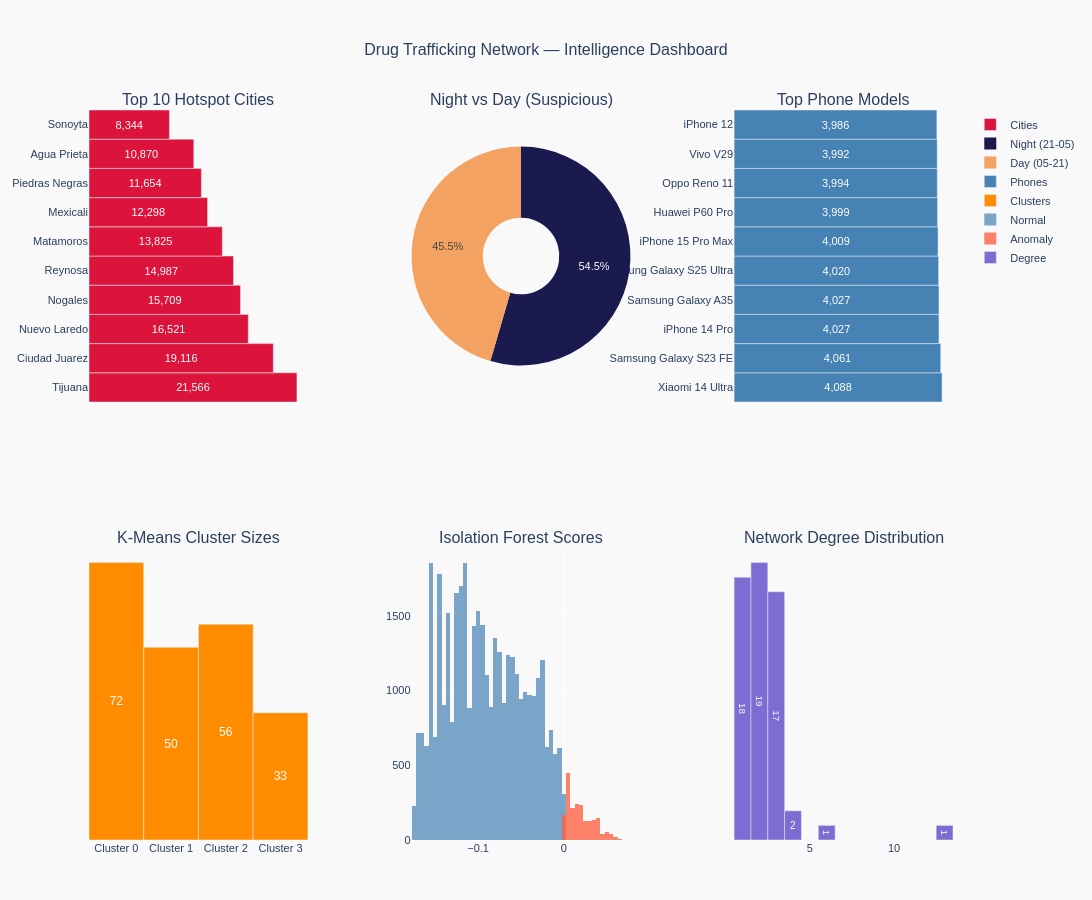

The cell this chart's notebook holds for it:
### Code cell
city_top = city_susp_only.head(10)
phone_top = pd.concat([mfg_s['caller_phone_model'], sms_s['sender_phone_model']]
                      ).value_counts().head(10).reset_index()
phone_top.columns = ['model', 'count']
clust_bar = actor_f['cluster'].value_counts().sort_index().reset_index()
clust_bar.columns = ['cluster', 'count']
clust_bar['cluster'] = 'Cluster ' + clust_bar['cluster'].astype(str)
degrees = pd.Series([d for _, d in G.degree()])
deg_counts = degrees.value_counts().sort_index().reset_index()
deg_counts.columns = ['degree', 'n']

fig = make_subplots(
    rows=2, cols=3,
    horizontal_spacing=0.12, vertical_spacing=0.20,
    subplot_titles=['Top 10 Hotspot Cities', 'Night vs Day (Suspicious)',
                    'Top Phone Models', 'K-Means Cluster Sizes',
                    'Isolation Forest Scores', 'Network Degree Distribution'],
    specs=[[{'type':'bar'}, {'type':'pie'}, {'type':'bar'}],
           [{'type':'bar'}, {'type':'histogram'}, {'type':'bar'}]])


fig.add_trace(go.Bar(
    x=city_top['count'], y=city_top['city'], orientation='h',
    marker_color='crimson', name='Cities',
    text=[f'{int(v):,}' for v in city_top['count']],
    textposition='inside', textfont=dict(color='white', size=11),
    insidetextanchor='middle',
), row=1, col=1)


fig.add_trace(go.Pie(
    labels=['Night (21-05)', 'Day (05-21)'],
    values=[int(mfg_s['is_night'].sum()), int((mfg_s['is_night']==0).sum())],
    marker_colors=['#1a1a4e', '#f4a261'], hole=0.35,
), row=1, col=2)


fig.add_trace(go.Bar(
    x=phone_top['count'], y=phone_top['model'], orientation='h',
    marker_color='steelblue', name='Phones',
    text=[f'{int(v):,}' for v in phone_top['count']],
    textposition='inside', textfont=dict(color='white', size=11),
    insidetextanchor='middle',
), row=1, col=3)


fig.add_trace(go.Bar(
    x=clust_bar['cluster'], y=clust_bar['count'],
    marker_color='darkorange', name='Clusters',
    text=[f'{int(v):,}' for v in clust_bar['count']],
    textposition='inside', textfont=dict(color='white', size=12),
    insidetextanchor='middle',
), row=2, col=1)


fig.add_trace(go.Histogram(
    x=sms_s[sms_s['anomaly']==1]['anomaly_score'],
    nbinsx=40, marker_color='steelblue', opacity=0.7, name='Normal',
), row=2, col=2)
fig.add_trace(go.Histogram(
    x=sms_s[sms_s['anomaly']==-1]['anomaly_score'],
    nbinsx=20, marker_color='tomato', opacity=0.8, name='Anomaly',
), row=2, col=2)


fig.add_trace(go.Bar(
    x=deg_counts['degree'], y=deg_counts['n'],
    marker_color='slateblue', opacity=0.88, name='Degree',
    text=[f'{int(v):,}' for v in deg_counts['n']],
    textposition='inside', textfont=dict(color='white', size=10),
    insidetextanchor='middle',
), row=2, col=3)


fig.update_xaxes(visible=False, row=1, col=1)
fig.update_yaxes(showgrid=False, row=1, col=1)

fig.update_xaxes(visible=False, row=1, col=3)
fig.update_yaxes(showgrid=False, row=1, col=3)

fig.update_xaxes(showgrid=False, row=2, col=1)
fig.update_yaxes(visible=False, row=2, col=1)

fig.update_xaxes(showgrid=True, row=2, col=2)
fig.update_yaxes(showgrid=True, row=2, col=2)

fig.update_xaxes(showgrid=False, row=2, col=3)
fig.update_yaxes(visible=False, row=2, col=3)

fig.update_layout(
    height=900, width=1400, title_x=0.5,
    title_text='Drug Trafficking Network — Intelligence Dashboard',
    title_font_size=16, showlegend=True,
    paper_bgcolor='#f9f9f9', plot_bgcolor='#f9f9f9',
    font=dict(family='Arial', size=11),
    barmode='overlay',
    margin=dict(l=80, r=80, t=110, b=60))
fig.show()

### Figure 1 — Plotly figure (JSON) as saved in the notebook; plotly's stock layout.template omitted (floating-point values rounded to 4 significant figures; data arrays with more than 128 entries replaced by an {"elided": "..."} marker saying what was removed)
{"data": [{"insidetextanchor": "middle", "marker": {"color": "crimson"}, "name": "Cities", "orientation": "h", "text": ["21,566", "19,116", "16,521", "15,709", "14,987", "13,825", "12,298", "11,654", "10,870", "8,344"], "textfont": {"color": "white", "size": 11}, "textposition": "inside", "type": "bar", "x": [21566, 19116, 16521, 15709, 14987, 13825, 12298, 11654, 10870, 8344], "xaxis": "x", "y": ["Tijuana", "Ciudad Juarez", "Nuevo Laredo", "Nogales", "Reynosa", "Matamoros", "Mexicali", "Piedras Negras", "Agua Prieta", "Sonoyta"], "yaxis": "y"}, {"domain": {"x": [0.3733, 0.6267], "y": [0.6, 1]}, "hole": 0.35, "labels": ["Night (21-05)", "Day (05-21)"], "marker": {"colors": ["#1a1a4e", "#f4a261"]}, "type": "pie", "values": [34063, 28424]}, {"insidetextanchor": "middle", "marker": {"color": "steelblue"}, "name": "Phones", "orientation": "h", "text": ["4,088", "4,061", "4,027", "4,027", "4,020", "4,009", "3,999", "3,994", "3,992", "3,986"], "textfont": {"color": "white", "size": 11}, "textposition": "inside", "type": "bar", "x": [4088, 4061, 4027, 4027, 4020, 4009, 3999, 3994, 3992, 3986], "xaxis": "x2", "y": ["Xiaomi 14 Ultra", "Samsung Galaxy S23 FE", "iPhone 14 Pro", "Samsung Galaxy A35", "Samsung Galaxy S25 Ultra", "iPhone 15 Pro Max", "Huawei P60 Pro", "Oppo Reno 11", "Vivo V29", "iPhone 12"], "yaxis": "y2"}, {"insidetextanchor": "middle", "marker": {"color": "darkorange"}, "name": "Clusters", "text": ["72", "50", "56", "33"], "textfont": {"color": "white", "size": 12}, "textposition": "inside", "type": "bar", "x": ["Cluster 0", "Cluster 1", "Cluster 2", "Cluster 3"], "xaxis": "x3", "y": [72, 50, 56, 33], "yaxis": "y3"}, {"marker": {"color": "steelblue"}, "name": "Normal", "nbinsx": 40, "opacity": 0.7, "type": "histogram", "x": {"elided": "38398 float values"}, "xaxis": "x4", "yaxis": "y4"}, {"marker": {"color": "tomato"}, "name": "Anomaly", "nbinsx": 20, "opacity": 0.8, "type": "histogram", "x": {"elided": "2002 float values"}, "xaxis": "x4", "yaxis": "y4"}, {"insidetextanchor": "middle", "marker": {"color": "slateblue"}, "name": "Degree", "opacity": 0.88, "text": ["18", "19", "17", "2", "1", "1"], "textfont": {"color": "white", "size": 10}, "textposition": "inside", "type": "bar", "x": [1, 2, 3, 4, 6, 13], "xaxis": "x5", "y": [18, 19, 17, 2, 1, 1], "yaxis": "y5"}], "layout": {"annotations": [{"font": {"size": 16}, "showarrow": false, "text": "Top 10 Hotspot Cities", "x": 0.1267, "xanchor": "center", "xref": "paper", "y": 1, "yanchor": "bottom", "yref": "paper"}, {"font": {"size": 16}, "showarrow": false, "text": "Night vs Day (Suspicious)", "x": 0.5, "xanchor": "center", "xref": "paper", "y": 1, "yanchor": "bottom", "yref": "paper"}, {"font": {"size": 16}, "showarrow": false, "text": "Top Phone Models", "x": 0.8733, "xanchor": "center", "xref": "paper", "y": 1, "yanchor": "bottom", "yref": "paper"}, {"font": {"size": 16}, "showarrow": false, "text": "K-Means Cluster Sizes", "x": 0.1267, "xanchor": "center", "xref": "paper", "y": 0.4, "yanchor": "bottom", "yref": "paper"}, {"font": {"size": 16}, "showarrow": false, "text": "Isolation Forest Scores", "x": 0.5, "xanchor": "center", "xref": "paper", "y": 0.4, "yanchor": "bottom", "yref": "paper"}, {"font": {"size": 16}, "showarrow": false, "text": "Network Degree Distribution", "x": 0.8733, "xanchor": "center", "xref": "paper", "y": 0.4, "yanchor": "bottom", "yref": "paper"}], "barmode": "overlay", "font": {"family": "Arial", "size": 11}, "height": 900, "margin": {"b": 60, "l": 80, "r": 80, "t": 110}, "paper_bgcolor": "#f9f9f9", "plot_bgcolor": "#f9f9f9", "showlegend": true, "title": {"font": {"size": 16}, "text": "Drug Trafficking Network — Intelligence Dashboard", "x": 0.5}, "width": 1400, "xaxis": {"anchor": "y", "domain": [0, 0.2533], "visible": false}, "xaxis2": {"anchor": "y2", "domain": [0.7467, 1], "visible": false}, "xaxis3": {"anchor": "y3", "domain": [0, 0.2533], "showgrid": false}, "xaxis4": {"anchor": "y4", "domain": [0.3733, 0.6267], "showgrid": true}, "xaxis5": {"anchor": "y5", "domain": [0.7467, 1], "showgrid": false}, "yaxis": {"anchor": "x", "domain": [0.6, 1], "showgrid": false}, "yaxis2": {"anchor": "x2", "domain": [0.6, 1], "showgrid": false}, "yaxis3": {"anchor": "x3", "domain": [0, 0.4], "visible": false}, "yaxis4": {"anchor": "x4", "domain": [0, 0.4], "showgrid": true}, "yaxis5": {"anchor": "x5", "domain": [0, 0.4], "visible": false}}}
